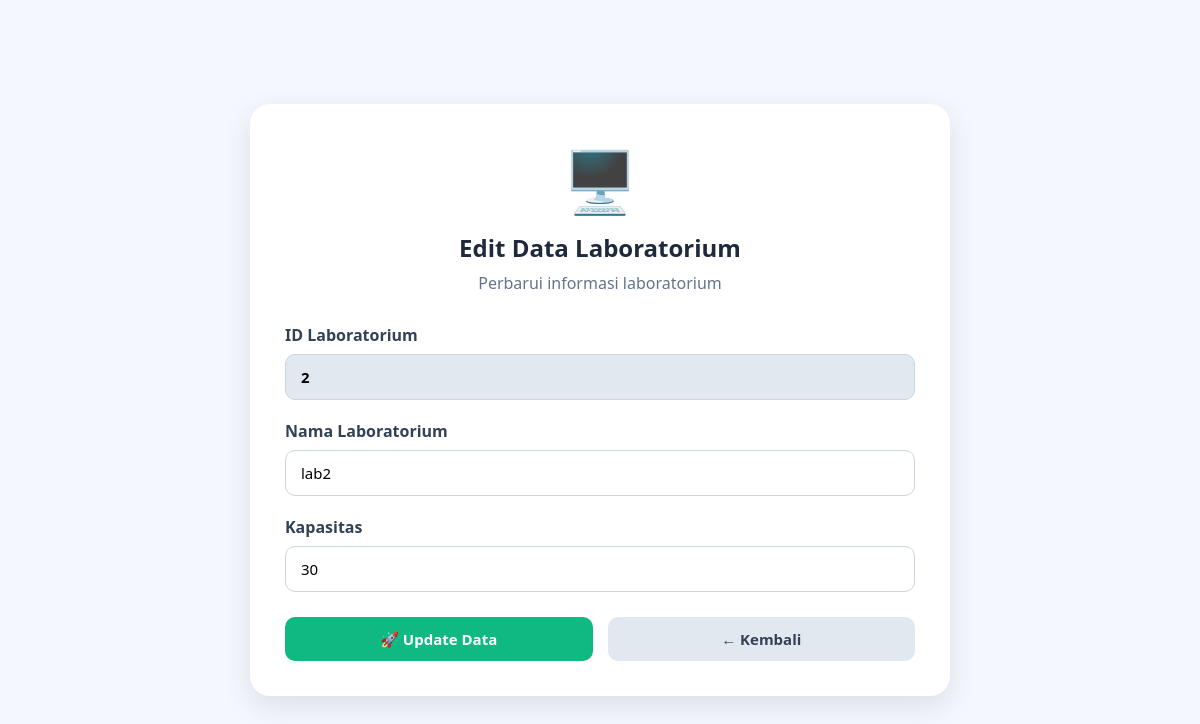
The app's page /admin/laboratorium/edit.php?id=2 with its own data.
### tables this page shows
CREATE TABLE `laboratorium` (
  `id_lab` int NOT NULL,
  `nama_lab` varchar(5) DEFAULT NULL,
  `kapasitas` int DEFAULT NULL
);

### admin/laboratorium/edit.php (the view, shortened to what this page needs)
<?php
include "../../config/koneksi.php";
$id = $_GET['id'];
$data = mysqli_query($conn,"
    SELECT *
    FROM laboratorium
    WHERE id_lab='$id'
");
$lab = mysqli_fetch_assoc($data);
?>
<!DOCTYPE html>
<html lang="id">
<head>
</head>
<body>
<div class="container">
    <div class="header">
        <div class="icon">🖥️</div>
        <h2>Edit Data Laboratorium</h2>
        <p>Perbarui informasi laboratorium</p>
    </div>
    <form method="POST">
        <div class="form-group">
            <label>ID Laboratorium</label>
            <input
                type="text"
                value="<?= $lab['id_lab']; ?>"
                readonly
            >
        </div>
        <div class="form-group">
            <label>Nama Laboratorium</label>
            <input
                type="text"
                name="nama_lab"
                value="<?= $lab['nama_lab']; ?>"
                required
            >
        </div>
        <div class="form-group">
            <label>Kapasitas</label>
            <input
                type="number"
                name="kapasitas"
                value="<?= $lab['kapasitas']; ?>"
                required
            >
        </div>
        <div class="btn-group">
            <button
                type="submit"
                name="update"
                class="btn btn-update"
            >
                🚀 Update Data
            </button>
            <a
                href="index.php"
                class="btn btn-kembali"
            >
                ← Kembali
            </a>
        </div>
    </form>
</div>
</body>
</html>

### admin/laboratorium/edit.php (style rules this page uses)
* { margin:0; padding:0; box-sizing:border-box; font-family:'Segoe UI',sans-serif; }
body { background:#f4f7fe; min-height:100vh; display:flex; justify-content:center; align-items:center; padding:30px; }
.container { width:100%; max-width:700px; background:white; border-radius:20px; padding:35px; box-shadow:0 10px 30px rgba(0,0,0,.1); }
.header { text-align:center; margin-bottom:30px; }
.icon { font-size:60px; margin-bottom:10px; }
.header h2 { color:#1e293b; margin-bottom:8px; }
.header p { color:#64748b; }
.form-group { margin-bottom:20px; }
label { display:block; margin-bottom:8px; font-weight:600; color:#334155; }
input { width:100%; padding:12px 15px; border:1px solid #cbd5e1; border-radius:10px; outline:none; font-size:15px; transition:.3s; }
input[readonly] { background:#e2e8f0; cursor:not-allowed; font-weight:bold; }
.btn-group { display:flex; gap:15px; margin-top:25px; }
.btn { flex:1; padding:12px; border:none; border-radius:10px; cursor:pointer; font-size:15px; font-weight:bold; text-decoration:none; text-align:center; transition:.3s; }
.btn-update { background:#10b981; color:white; }
.btn-kembali { background:#e2e8f0; color:#334155; }

### records on screen
laboratorium: id_lab "2", nama_lab "lab2", kapasitas "30"
